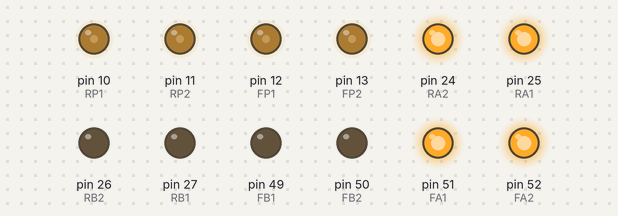
This sketch was run on a simulated Arduino Mega 2560, built with avr-gcc and run on an emulated ATmega2560. Parts: output pins drawn as LEDs (lit = HIGH).

Above: at 0.05 s.
At 3.75 s:
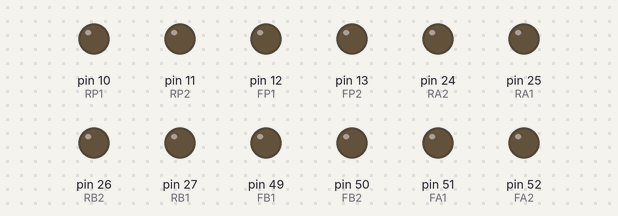
Timing chart, 0 to 8.7 s (numbered marks = the images above):
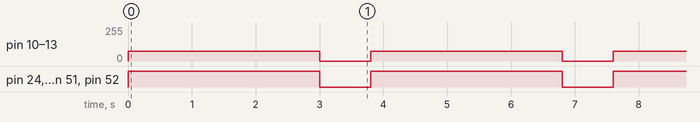

The sketch:

front_reverse_spin.ino
```cpp
// Front Motor driver connections
int FP1 = 12;
int FA1 = 51;
int FB1 = 49;

int FP2 = 13;
int FA2 = 52;
int FB2 = 50;

// Rear Motor driver connections
int RP1 = 10;
int RA1 = 25;
int RB1 = 27;

int RP2 = 11;
int RA2 = 24;
int RB2 = 26;

// About 1/4 of full speed (255 max)
const int motorSpeed = 75;

void setup() {
  pinMode(FP1, OUTPUT);
  pinMode(FP2, OUTPUT);
  pinMode(FA1, OUTPUT);
  pinMode(FB1, OUTPUT);
  pinMode(FA2, OUTPUT);
  pinMode(FB2, OUTPUT);

  pinMode(RP1, OUTPUT);
  pinMode(RP2, OUTPUT);
  pinMode(RA1, OUTPUT);
  pinMode(RB1, OUTPUT);
  pinMode(RA2, OUTPUT);
  pinMode(RB2, OUTPUT);

  stopMotors();
}

void loop() {
 // moveForward();
 // delay(5000);

 // moveReverse();
 // delay(5000);

  spinInPlace();
  delay(3000);

  stopMotors();
  delay(800);
}

void setSpeed(int speedVal) {
  analogWrite(FP1, speedVal);
  analogWrite(FP2, speedVal);
  analogWrite(RP1, speedVal);
  analogWrite(RP2, speedVal);
}

void stopMotors() {
  analogWrite(FP1, 0);
  analogWrite(FP2, 0);
  analogWrite(RP1, 0);
  analogWrite(RP2, 0);

  digitalWrite(FA1, LOW);
  digitalWrite(FB1, LOW);
  digitalWrite(FA2, LOW);
  digitalWrite(FB2, LOW);

  digitalWrite(RA1, LOW);
  digitalWrite(RB1, LOW);
  digitalWrite(RA2, LOW);
  digitalWrite(RB2, LOW);
}

void moveForward() {
  // Same direction pattern as your working forward code
  digitalWrite(FA1, LOW);
  digitalWrite(FB1, HIGH);  // Motor 1 forward

  digitalWrite(FA2, HIGH);
  digitalWrite(FB2, LOW);   // Motor 2 forward

  digitalWrite(RA1, HIGH);
  digitalWrite(RB1, LOW);   // Motor 3 forward

  digitalWrite(RA2, LOW);
  digitalWrite(RB2, HIGH);  // Motor 4 forward

  setSpeed(motorSpeed);
}

void moveReverse() {
  // Opposite of forward
  digitalWrite(FA1, HIGH);
  digitalWrite(FB1, LOW);

  digitalWrite(FA2, LOW);
  digitalWrite(FB2, HIGH);

  digitalWrite(RA1, LOW);
  digitalWrite(RB1, HIGH);

  digitalWrite(RA2, HIGH);
  digitalWrite(RB2, LOW);

  setSpeed(motorSpeed);
}

void spinInPlace() {
  // Right side opposite of left side for rotation
  // Left wheels: forward
  digitalWrite(FA2, HIGH);
  digitalWrite(FB2, LOW);   // Front left forward

  digitalWrite(RA1, HIGH);
  digitalWrite(RB1, LOW);   // Back left forward

  // Right wheels: reverse
  digitalWrite(FA1, HIGH);
  digitalWrite(FB1, LOW);   // Front right reverse

  digitalWrite(RA2, HIGH);
  digitalWrite(RB2, LOW);   // Back right reverse

  setSpeed(motorSpeed);
}
```

Measured:
- by itself, pin 10 (RP1), pin 11 (RP2), pin 12 (FP1), pin 13 (FP2): alternates 75/255 for 3.0 s and 0/255 for 0.80 s
- by itself, pin 24 (RA2), pin 25 (RA1), pin 51 (FA1), pin 52 (FA2): alternates HIGH for 3.0 s and LOW for 0.80 s
